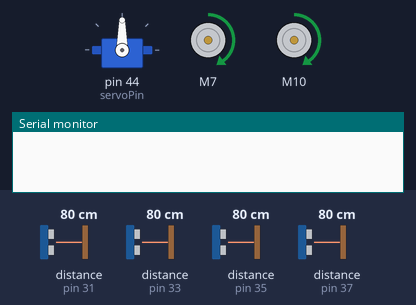
The sketch below on a simulated Arduino Mega 2560, built with avr-gcc and run on an emulated ATmega2560. On the bench: servo, 2 × DC motor (green arrow = forward, orange = backward, longer = faster), the last lines printed to the serial monitor. Wiring (inferred from the names in the program): 4 × ultrasonic range finder: trigger pin 30, echo pin 31 / trigger pin 32, echo pin 33 / trigger pin 34, echo pin 35 / trigger pin 36, echo pin 37. The test bench sets the inputs (shaded band); at power-on: distance to the obstacle (sensors on pin 37, pin 31, pin 33, pin 35) 80 cm. The echo pulse lasts 58.3 µs per cm.

Above: at 2.7 s.
2.8 s: distance to the obstacle (sensor on pin 37) set to 7 cm
4.3 s: distance to the obstacle (sensor on pin 37) set to 4 cm
At 5.7 s:
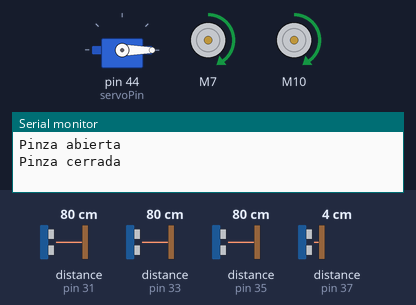
6.2 s: distance to the obstacle (sensor on pin 31) set to 9 cm
7.7 s: distance to the obstacle (sensor on pin 31) set to 6 cm
At 8.5 s:
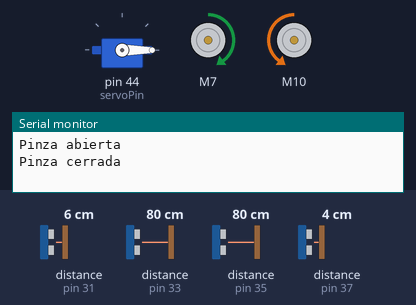
10.7 s: distance to the obstacle (sensor on pin 31) set to 18 cm
At 11.8 s:
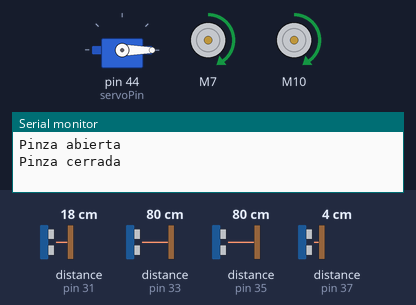
12.3 s: distance to the obstacle (sensor on pin 33) set to 9 cm
13.8 s: distance to the obstacle (sensor on pin 33) set to 6 cm
At 14.2 s:
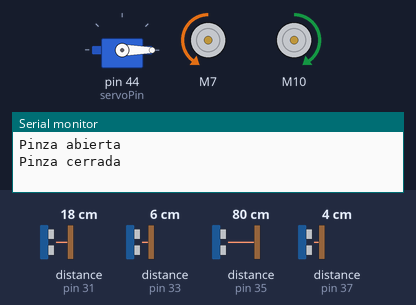
Timing chart, 0 to 17.8 s (numbered marks = the images above; inputs shaded):
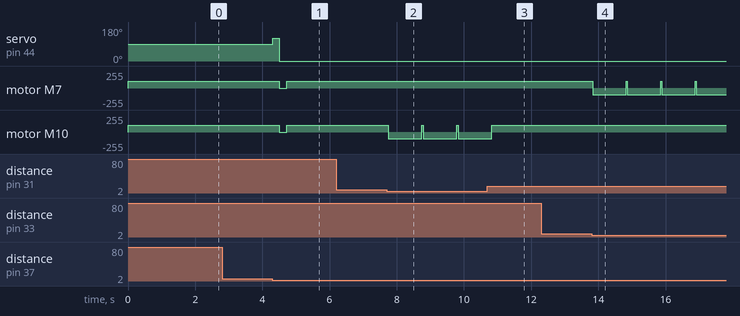

Measured:
- the behaviour switches between 6 and 5 cm on distance to the obstacle (sensor on pin 37) (found by bisection; images 0 and 1)
- the behaviour switches between 8 and 7 cm on distance to the obstacle (sensor on pin 31) (found by bisection; images 1 and 2)
- the behaviour switches between 8 and 7 cm on distance to the obstacle (sensor on pin 33) (found by bisection; images 3 and 4)
- after the input at 2.8 s, every drawn part: stays the same
- after the input at 4.3 s, servo on pin 44 (servoPin): 90° → 120° at once, → 0° 0.20 s later; motor M7, motor M10: forward 100/255 → stopped after 0.20 s, → forward 100/255 0.22 s later
- after the input at 6.2 s, every drawn part: stays the same
- after the input at 7.7 s, motor M10: forward 100/255 → backward 100/255 at once
- after the input at 10.7 s, motor M10: goes on until 10.8 s, then stays forward 100/255
- after the input at 12.3 s, every drawn part: stays the same
- after the input at 13.8 s, motor M7: forward 100/255 → backward 100/255 at once

The sketch:

Laberinto_A.ino
```cpp
#include "RoboVariables.h"
#include "RoboFunciones.h"

void setup() {
    Serial.begin(9600);
    // Configuración de pines de los sensores ultrasónicos como salida y entrada
    pinMode(Trig1, OUTPUT); // Izquierda
    pinMode(Echo1, INPUT);
    pinMode(Trig2, OUTPUT); //Frontal
    pinMode(Echo2, INPUT);
    pinMode(Trig3, OUTPUT); //Derecha
    pinMode(Echo3, INPUT);
    pinMode(Trig4, OUTPUT); //Pelota
    pinMode(Echo4, INPUT);
    gripperServo.attach(servoPin);  // Conectar el servomotor al pin asignado
    MoverAdelante(NormalSpeed);
    delay(1500);
}

void loop() {
  /*
  flag es una bandera que nos va a ayudar a saber si anteriormente ya se había tomado la pelota o no.
  Si la distancia del sensor 'Pelota' es menor o igual a la permitida
  y no se ha prendido la bandera, haremos el proceso para agarrar la pelota.
  En el caso que no se lea la distancia para la pelota, continuaremos resolviendo el laberinto con la función maze().
  */
  if(CalcularDistancia(Trig4, Echo4)<=DisPelota && flag == false){
    DetenerMotores();
    AbrirPinza();
    MoverAdelante(NormalSpeed);
    delay(200);
    DetenerMotores();
    CerrarPinza();
    delay(200);
    flag = true;
  } else {
    Maze();
  }
}

void Maze(){
   //Si la distancia de los sensores (izquierdo, frontal y derecha) es mayor a la permitida significa que no tiene ningun obstaculo, por lo que se movera hacia adelante.
  if (CalcularDistancia(Trig2, Echo2)>DisFront && CalcularDistancia(Trig3, Echo3)>DisSides && CalcularDistancia(Trig1, Echo1)>DisSides)
    {MoverAdelante(NormalSpeed);}
     //Si la distancia de los sensores (izquierdo, frontal y derecha) es menor a la permitida significa que tiene obstaculos en todos los lados,
    //lo que significa que esta en un dead end, tendrá que salir de reversa y elegir entre izquierda o derecha, dependiendo de cual tiene el obstaculo más lejos.
    else if (CalcularDistancia(Trig2, Echo2)<DisFront && CalcularDistancia(Trig3, Echo3)<DisSides && CalcularDistancia(Trig1, Echo1)<DisSides)
    {
      MoverAtras(NormalSpeed);
      delay(Wait+200);
      if((CalcularDistancia(Trig1, Echo1))>(CalcularDistancia(Trig3, Echo3)) ){ GirarIzquierda(NormalSpeed);delay(WaitG);}
      else {GirarDerecha(NormalSpeed);delay(WaitG);}
    }
    //Si detecta obstaculos del lado derecho y frontal, hará un giro a la izquierda.
    else if (CalcularDistancia(Trig2, Echo2)<DisFront && CalcularDistancia(Trig3, Echo3)<DisSides && CalcularDistancia(Trig1, Echo1)>DisSides)
    {GirarIzquierda(NormalSpeed);delay(WaitG);}
    //Si detecta obstaculos del lado izquierdo y frontal, hará un giro a la derecha.
    else if (CalcularDistancia(Trig2, Echo2)<DisFront && CalcularDistancia(Trig3, Echo3)>DisSides && CalcularDistancia(Trig1, Echo1)<DisSides)
    {GirarDerecha(NormalSpeed);delay(WaitG);}
    //Si detecta obstaculos del lado derecho, hará un giro a la izquierda y se movera hacia adelante.
    else if (CalcularDistancia(Trig2, Echo2)<DisFront && CalcularDistancia(Trig3, Echo3)>DisSides && CalcularDistancia(Trig1, Echo1)>DisSides)
    {
      GirarIzquierda(NormalSpeed);
      delay(WaitG);
      MoverAdelante(NormalSpeed);
    }
    //Si detecta obstaculos del lado izquierdo, hará un giro a la derecha y se movera hacia adelante.
    else if (CalcularDistancia(Trig2, Echo2)>DisFront && CalcularDistancia(Trig3, Echo3)>DisSides && CalcularDistancia(Trig1, Echo1)<DisSides)
    {
      GirarDerecha(NormalSpeed);
      delay(WaitG);
      MoverAdelante(NormalSpeed);
    }
    //Si detecta un obstaculo enfrente, sin obstaculos a los lados, hara un giro a la izquierda y se movera hacia adelante.
    else if (CalcularDistancia(Trig2, Echo2)>DisFront && CalcularDistancia(Trig3, Echo3)<DisSides && CalcularDistancia(Trig1, Echo1)>DisSides)
    {
      GirarIzquierda(NormalSpeed);
      delay(WaitG);
      MoverAdelante(NormalSpeed);
    } else {
      //Si hay alguna condición no descrita en las otras en este código, el robot seguira avanzando.
      MoverAdelante(NormalSpeed);
    }
}
```

RoboFunciones.h
```cpp
#ifndef ROBOFUNCION_H
#define ROBOFUNCION_H

#include "RoboVariables.h"

// Funciones para los motores
void DetenerMotores(){
    motor3.drive(0);
    motor4.drive(0);
}

void MoverAdelante(int speed) {
    motor3.drive(speed); //Izquierdo
    motor4.drive(speed); //Derecho
}

void MoverAtras(int speed) {
    motor3.drive(-speed);
    motor4.drive(-speed);
}

void GirarIzquierda(int speed) {
    motor3.drive(-speed);
    motor4.drive(speed);
}

void GirarDerecha(int speed) {
    motor3.drive(speed);
    motor4.drive(-speed);
}
// Control de la pinza del servomotor
void AbrirPinza() {
    gripperServo.write(120);  // Ángulo de apertura de la pinza
    Serial.println("Pinza abierta");
}

void CerrarPinza() {
    gripperServo.write(0);   // Ángulo de cierre de la pinza
    Serial.println("Pinza cerrada");
}

// Funciones para los sensores ultrasónicos
int CalcularDistancia(int Trig, int Echo) {
    digitalWrite(Trig, LOW);
    delayMicroseconds(2);
    digitalWrite(Trig, HIGH);
    delayMicroseconds(10);
    digitalWrite(Trig, LOW);
    long duration = pulseIn(Echo, HIGH);
    int distance = duration * 0.034 / 2;
   // delay(250);
    return distance;
}
#endif
```

RoboVariables.h
```cpp
#ifndef ROBOVARIABLES_H
#define ROBOVARIABLES_H

bool flag = false;

//Variables Laberinto A
#define NormalSpeed 100
#define DisFront 7
#define DisSides 7
#define DisPelota 4

#define Wait 1400  //Tiempo de espera para que avance
#define WaitG 1000 //Tiempo de espera para el giro

// Librerías necesarias para el proyecto
#include <SparkFun_TB6612.h>   // Control de los motores
#include <Servo.h>             // Control del servomotor

// Pines del Puente H2
#define AIN1_H2 7
#define AIN2_H2 8
#define BIN1_H2 10
#define BIN2_H2 11
#define PWMA_H2 6
#define PWMB_H2 9

// Definición de motores con sus offsets
const int offset1 = -1;  // Ajusta el sentido del motor 1 (inferior izquierda)
const int offset2 = 1;   // Ajusta el sentido del motor 2 (inferior derecha)
const int offset3 = 1;   // Ajusta el sentido del motor 3 (superior izquierda)
const int offset4 = 1;   // Ajusta el sentido del motor 4 (superior derecha)

// Definición de motores TB6612 con los pines correspondientes y offsets
Motor motor3(AIN1_H2, AIN2_H2, PWMA_H2, offset3, 255); // Motor superior izquierda
Motor motor4(BIN1_H2, BIN2_H2, PWMB_H2, offset4, 255); // Motor superior derecha

// Pines del servomotor de la pinza
#define servoPin 44
Servo gripperServo; // Instancia del servomotor

// Pines de los sensores ultrasónicos

// Ultrasonico izquierda
#define Trig1 30
#define Echo1 31
// Ultrasonico frontal
#define Trig2 32
#define Echo2 33
// Ultrasonico derecha
#define Trig3 34
#define Echo3 35
// Ultrasonico pinza
#define Trig4 36
#define Echo4 37

#endif
```
